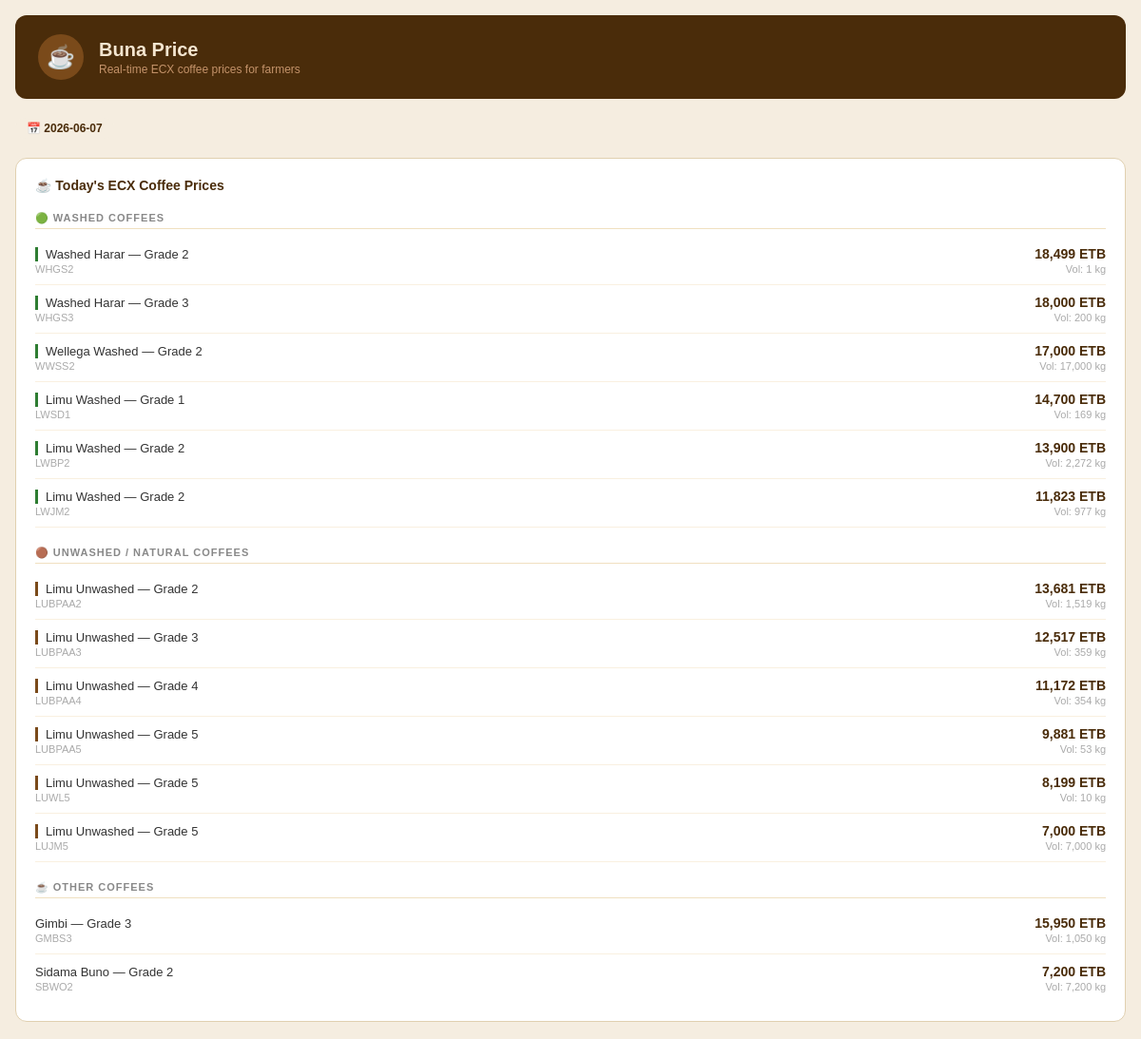
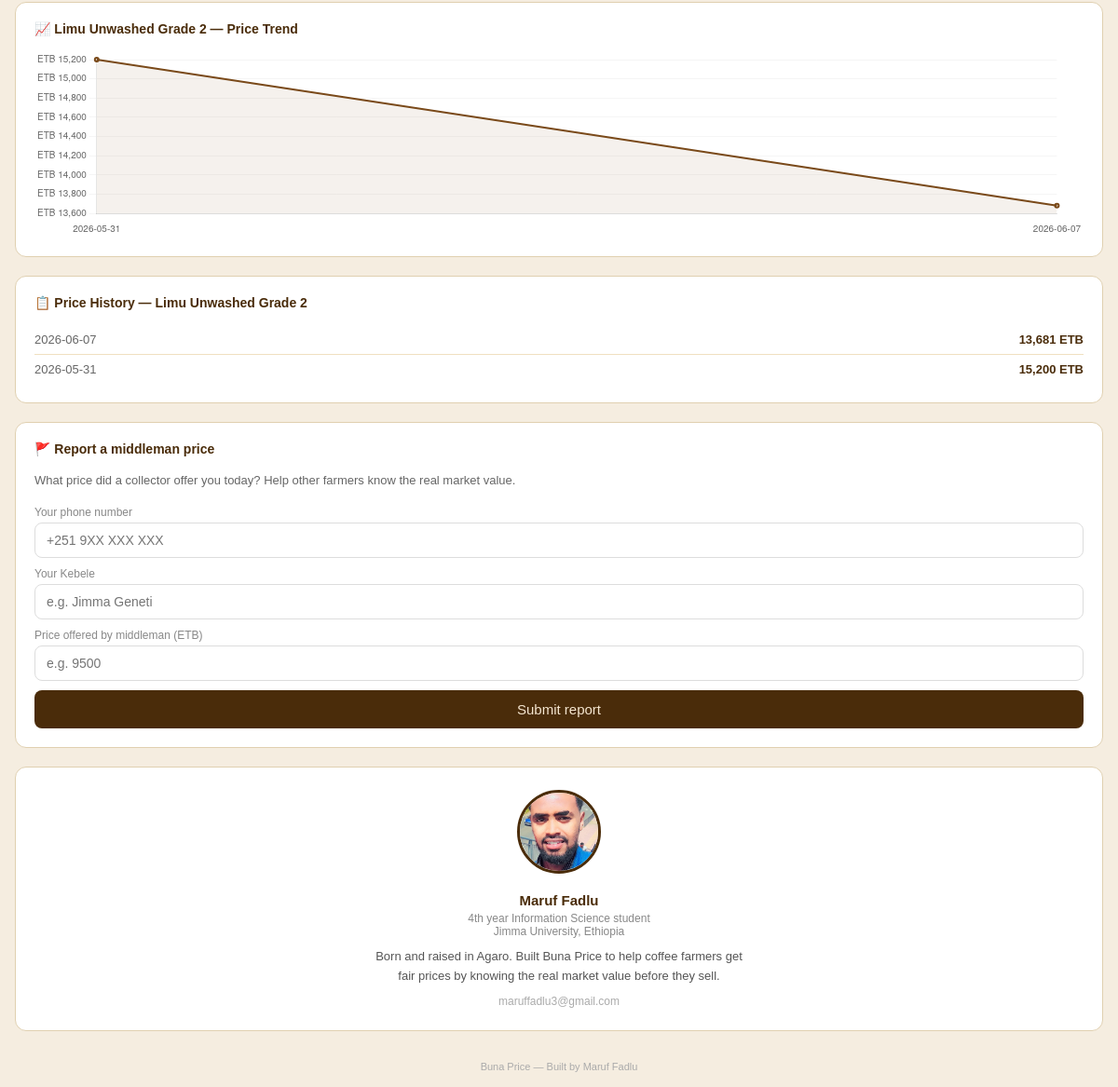
The page / on the database its author committed (2 pictures, top to bottom).
### tables this page shows
CREATE TABLE prices (
            id INTEGER PRIMARY KEY AUTOINCREMENT,
            date TEXT NOT NULL,
            code TEXT NOT NULL,
            price_etb REAL NOT NULL,
            volume REAL
        );

### app.py (the view)
@app.route("/")
def home():
    today_prices = get_all_prices_today()
    latest_date = get_latest_date()
    jimma_history = get_price_history("LUBPAA2")
    enriched = [(code, get_coffee_name(code), price, volume) for code, price, volume in today_prices]
    return render_template("index.html",
        today_prices=enriched,
        latest_date=latest_date,
        jimma_history=jimma_history
    )

### app.py (called while the page is built)
def get_all_prices_today():
    conn = sqlite3.connect("bunaprice.db")
    cursor = conn.cursor()
    cursor.execute("""
        SELECT code, price_etb, volume
        FROM prices
        WHERE date = (SELECT MAX(date) FROM prices)
        ORDER BY price_etb DESC
    """)
    rows = cursor.fetchall()
    conn.close()
    return rows

def get_price_history(code):
    conn = sqlite3.connect("bunaprice.db")
    cursor = conn.cursor()
    cursor.execute("""
        SELECT date, price_etb FROM prices
        WHERE code = ?
        ORDER BY date DESC LIMIT 30
    """, (code,))
    rows = cursor.fetchall()
    conn.close()
    return rows

def get_latest_date():
    conn = sqlite3.connect("bunaprice.db")
    cursor = conn.cursor()
    cursor.execute("SELECT MAX(date) FROM prices")
    row = cursor.fetchone()
    conn.close()
    return row[0] if row else None

def get_coffee_name(code):
    prefix = code[:2]
    grade = code[-1]
    name = COFFEE_NAMES.get(prefix, code)
    return f"{name} — Grade {grade}"

### templates/index.html (shortened to what this page needs)
<!DOCTYPE html>
<html lang="en">
<head>
</head>
<body>
<div class="header">
    <div class="logo">☕</div>
    <div>
        <div class="h-title">Buna Price</div>
        <div class="h-sub">Real-time ECX coffee prices for farmers</div>
    </div>
</div>
{% if latest_date %}
<div class="date-badge">📅 {{ latest_date }}</div>
{% endif %}
{% if today_prices %}
<div class="card">
    <div class="card-title">☕ Today's ECX Coffee Prices</div>
    <div class="section-label">🟢 Washed Coffees</div>
    {% for code, name, price, volume in today_prices %}
    {% if 'Washed' in name and 'Unwashed' not in name %}
    <div class="price-row">
        <div>
            <div class="pr-name washed">{{ name }}</div>
            <div class="pr-code">{{ code }}</div>
        </div>
        <div class="pr-right">
            <div class="pr-price">{{ "{:,.0f}".format(price) }} ETB</div>
            <div class="pr-vol">Vol: {{ "{:,.0f}".format(volume) }} kg</div>
        </div>
    </div>
    {% endif %}
    {% endfor %}
    <div class="section-label">🟤 Unwashed / Natural Coffees</div>
    {% for code, name, price, volume in today_prices %}
    {% if 'Unwashed' in name %}
    <div class="price-row">
        <div>
            <div class="pr-name unwashed">{{ name }}</div>
            <div class="pr-code">{{ code }}</div>
        </div>
        <div class="pr-right">
            <div class="pr-price">{{ "{:,.0f}".format(price) }} ETB</div>
            <div class="pr-vol">Vol: {{ "{:,.0f}".format(volume) }} kg</div>
        </div>
    </div>
    {% endif %}
    {% endfor %}
    <div class="section-label">☕ Other Coffees</div>
    {% for code, name, price, volume in today_prices %}
    {% if 'Washed' not in name and 'Unwashed' not in name %}
    <div class="price-row">
        <div>
            <div class="pr-name">{{ name }}</div>
            <div class="pr-code">{{ code }}</div>
        </div>
        <div class="pr-right">
            <div class="pr-price">{{ "{:,.0f}".format(price) }} ETB</div>
            <div class="pr-vol">Vol: {{ "{:,.0f}".format(volume) }} kg</div>
        </div>
    </div>
    {% endif %}
    {% endfor %}
</div>
{% if jimma_history %}
<div class="card">
    <div class="card-title">📈 Limu Unwashed Grade 2 — Price Trend</div>
    <div style="position:relative;width:100%;height:200px">
        <canvas id="priceChart"></canvas>
    </div>
</div>
<div class="card">
    <div class="card-title">📋 Price History — Limu Unwashed Grade 2</div>
    {% for row in jimma_history %}
    <div class="hist-row">
        <span class="hist-date">{{ row[0] }}</span>
        <span class="hist-price">{{ "{:,.0f}".format(row[1]) }} ETB</span>
    </div>
    {% endfor %}
</div>
{% endif %}
{% else %}
<div class="card">
    <div class="no-data">No price data yet. Market opens Monday to Friday.</div>
</div>
{% endif %}
<div class="card">
    <div class="card-title">🚩 Report a middleman price</div>
    <p style="font-size:13px;color:#666;margin-bottom:1rem;line-height:1.6">What price did a collector offer you today? Help other farmers know the real market value.</p>
    <form action="/report" method="POST">
        <div class="field"><label>Your phone number</label><input type="text" name="phone" placeholder="+251 9XX XXX XXX" required /></div>
        <div class="field"><label>Your Kebele</label><input type="text" name="kebele" placeholder="e.g. Jimma Geneti" required /></div>
        <div class="field"><label>Price offered by middleman (ETB)</label><input type="number" name="offered_price" placeholder="e.g. 9500" required /></div>
        <button type="submit" class="submit-btn">Submit report</button>
    </form>
</div>
<div class="card" style="text-align:center;padding:1.5rem">
    <img src="/static/maruf.jpg" alt="Maruf Fadlu" style="width:90px;height:90px;border-radius:50%;object-fit:cover;border:3px solid #4a2c0a;margin-bottom:1rem"/>
    <div style="font-size:15px;font-weight:600;color:#4a2c0a">Maruf Fadlu</div>
    <div style="font-size:12px;color:#888;margin-top:4px">4th year Information Science student</div>
    <div style="font-size:12px;color:#888;">Jimma University, Ethiopia</div>
    <div style="font-size:13px;color:#555;margin-top:10px;line-height:1.6;max-width:400px;margin-left:auto;margin-right:auto">
        Born and raised in Agaro. Built Buna Price to help coffee farmers get fair prices by knowing the real market value before they sell.
    </div>
    <div style="margin-top:10px;font-size:12px;color:#aaa">maruffadlu3@gmail.com</div>
</div>
<div class="footer">Buna Price — Built by Maruf Fadlu</div>
{% if jimma_history %}
<script>
    const labels = {{ jimma_history | map(attribute=0) | list | tojson }}.reverse();
    const data = {{ jimma_history | map(attribute=1) | list | tojson }}.reverse();
    new Chart(document.getElementById('priceChart'), {
        type: 'line',
        data: {
            labels: labels,
            datasets: [{
                label: 'ETB/Feresula',
                data: data,
                borderColor: '#7a4a1a',
                backgroundColor: 'rgba(122,74,26,0.08)',
                borderWidth: 2,
                pointRadius: 2,
                fill: true,
                tension: 0.3
            }]
        },
        options: {
            responsive: true,
            maintainAspectRatio: false,
            plugins: { legend: { display: false } },
            scales: {
                x: { ticks: { font: { size: 10 }, maxRotation: 45, autoSkip: true, maxTicksLimit: 8 }, grid: { display: false } },
                y: { ticks: { font: { size: 10 }, callback: v => 'ETB ' + v.toLocaleString() }, grid: { color: 'rgba(0,0,0,0.04)' } }
            }
        }
    });
</script>
{% endif %}
</body>
</html>

### templates/index.html (style rules this page uses)
* { box-sizing: border-box; margin: 0; padding: 0; }
body { font-family: Arial, sans-serif; background: #f5ede0; padding: 16px; }
.header { background: #4a2c0a; padding: 1.25rem 1.5rem; border-radius: 12px; margin-bottom: 1.25rem; display: flex; align-items: center; gap: 1rem; }
.logo { width: 48px; height: 48px; background: #7a4a1a; border-radius: 50%; display: flex; align-items: center; justify-content: center; font-size: 24px; flex-shrink: 0; }
.h-title { font-size: 20px; font-weight: 600; color: #f5e6d0; }
.h-sub { font-size: 12px; color: #c4936a; margin-top: 2px; }
.date-badge { background: #f5ede0; color: #4a2c0a; font-size: 12px; padding: 4px 12px; border-radius: 20px; margin-bottom: 1.25rem; display: inline-block; font-weight: 600; }
.card { background: white; border: 1px solid #e0d0b0; border-radius: 12px; padding: 1.25rem; margin-bottom: 1.25rem; }
.card-title { font-size: 14px; font-weight: 600; color: #4a2c0a; margin-bottom: 1rem; }
.section-label { font-size: 11px; font-weight: 600; text-transform: uppercase; letter-spacing: 1px; color: #888; margin: 1rem 0 .5rem; padding: .25rem 0; border-bottom: 1px solid #f0e0c0; }
.price-row { display: flex; justify-content: space-between; align-items: center; padding: 10px 0; border-bottom: 1px solid #f9f0e0; }
.price-row:last-child { border-bottom: none; }
.pr-name { font-size: 13px; color: #333; }
.pr-code { font-size: 11px; color: #aaa; margin-top: 2px; }
.pr-right { text-align: right; }
.pr-price { font-size: 14px; font-weight: 600; color: #4a2c0a; }
.pr-vol { font-size: 11px; color: #aaa; margin-top: 2px; }
.hist-row { display: flex; justify-content: space-between; padding: 8px 0; border-bottom: 1px solid #f0e0c0; }
.hist-row:last-child { border-bottom: none; }
.hist-date { font-size: 13px; color: #666; }
.hist-price { font-size: 13px; font-weight: 600; color: #4a2c0a; }
.field { margin-bottom: 10px; }
.field label { font-size: 12px; color: #888; display: block; margin-bottom: 4px; }
.field input { width: 100%; padding: 10px 12px; border: 1px solid #ddd; border-radius: 8px; font-size: 14px; }
.submit-btn { width: 100%; padding: 12px; background: #4a2c0a; color: #f5e6d0; border: none; border-radius: 8px; font-size: 15px; cursor: pointer; }
.footer { text-align: center; font-size: 11px; color: #aaa; padding: .75rem 0 0; }
.washed { border-left: 3px solid #2e7d32; padding-left: 8px; }
.unwashed { border-left: 3px solid #7a4a1a; padding-left: 8px; }

### rows shown on the page
prices: name "Washed Harar — Grade 2", code "WHGS2", price_etb "18,499", volume "1"
prices: name "Washed Harar — Grade 3", code "WHGS3", price_etb "18,000", volume "200"
prices: name "Wellega Washed — Grade 2", code "WWSS2", price_etb "17,000", volume "17,000"
prices: name "Limu Washed — Grade 1", code "LWSD1", price_etb "14,700", volume "169"
prices: name "Limu Washed — Grade 2", code "LWBP2", price_etb "13,900", volume "2,272"
prices: name "Limu Washed — Grade 2", code "LWJM2", price_etb "11,823", volume "977"
prices: name "Limu Unwashed — Grade 2", code "LUBPAA2", price_etb "13,681", volume "1,519", date "2026-06-07"
prices: name "Limu Unwashed — Grade 3", code "LUBPAA3", price_etb "12,517", volume "359"
prices: name "Limu Unwashed — Grade 4", code "LUBPAA4", price_etb "11,172", volume "354"
prices: name "Limu Unwashed — Grade 5", code "LUBPAA5", price_etb "9,881", volume "53"
prices: name "Limu Unwashed — Grade 5", code "LUWL5", price_etb "8,199", volume "10"
prices: name "Limu Unwashed — Grade 5", code "LUJM5", price_etb "7,000", volume "7,000"
prices: name "Gimbi — Grade 3", code "GMBS3", price_etb "15,950", volume "1,050"
prices: name "Sidama Buno — Grade 2", code "SBWO2", price_etb "7,200", volume "7,200"
prices: date "2026-05-31", price_etb "15,200"

### other values the page prints
{{ latest_date }} "2026-06-07"
chart data {{ jimma_history | map(attribute=0) | list | tojson }} ["2026-06-07", "2026-05-31"]
chart data {{ jimma_history | map(attribute=1) | list | tojson }} [13681.0, 15200.0]
